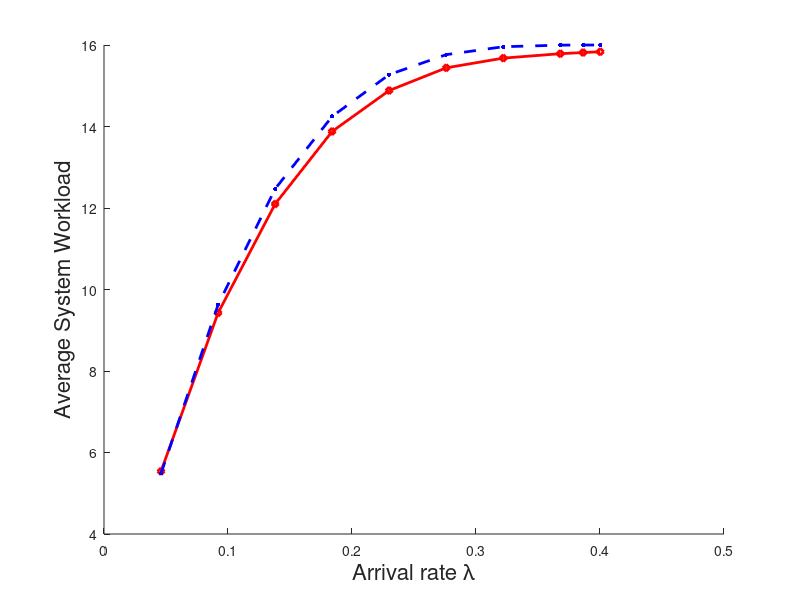

This figure's MATLAB source:
data=[      0.1	     2.15011	    5.539384	 13.14921682
         0.2	    4.807221	    9.424703	 14.52785618
         0.3	    8.389657	   12.097282	 16.71877221
         0.4	   13.201013	   13.878938	 19.56718417
         0.5	   19.601128	   14.882556	 23.51910038
         0.6	   30.371779	   15.439425	 30.53751489
         0.7	   47.795926	   15.678137	 41.84698753
         0.8	   89.411709	   15.786392	 68.37083297
        0.84	  133.327064	   15.814888	 96.57272247
        0.87	  581.681985	   15.833699	 418.6887979];
    
    
data2 = [ 0.1        2.414925        5.484874     10.88605117
         0.2        5.655494        9.625327     12.47050481
         0.3       10.234555       12.468372     14.78640103
         0.4       16.233153       14.247379     17.63687627
         0.5       24.912893       15.273702     21.78292976
         0.6       38.271536       15.763351     28.06858515
         0.7       62.220254       15.957634     39.33973143
         0.8      114.981954        15.99666     64.37856807
        0.84      158.158751       15.999156     84.91126983
        0.87      235.351072       15.999785     122.0531497];
    
    
figure(1)
hold on
plot(data(:,1)*(1.0 / 34.1 + 1.0 / 6.9 + 1.0 / 3.5),data(:,3),'rd-','MarkerSize',5,'LineWidth',2);
plot(data2(:,1)*(1.0 / 34.1 + 1.0 / 6.9 + 1.0 / 3.5),data2(:,3),'b.--','MarkerSize',10,'LineWidth',2);
xlabel('Arrival rate \lambda','FontSize',16)
ylabel('Average System Workload','FontSize',16)